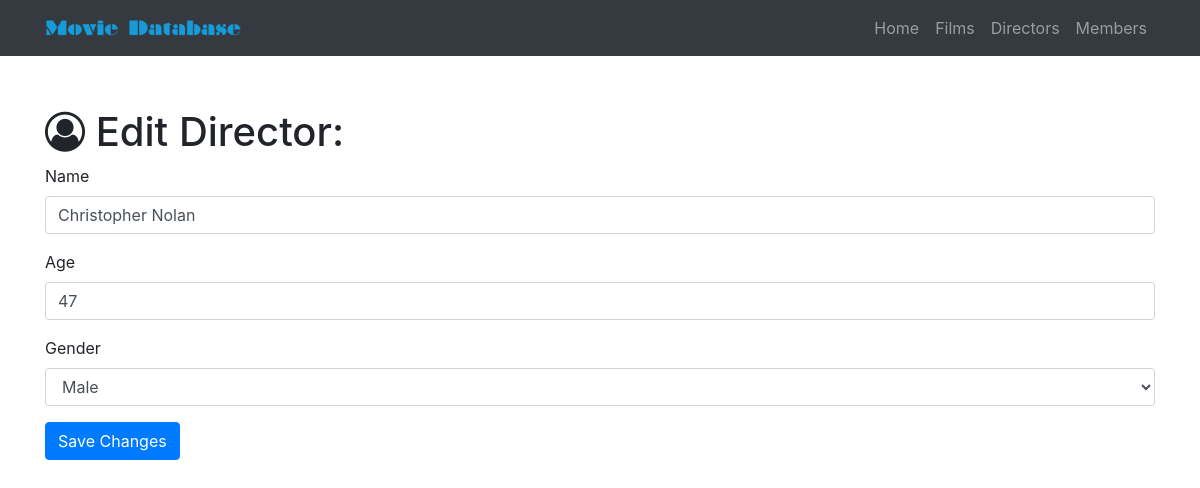
The page /director/edit/2 on the database its author committed.
### base.py (models this page shows)
class Director(db.Model):
    __tablename__ = 'directors'
    id = db.Column(db.Integer, primary_key=True)
    name = db.Column(db.String(64))
    age = db.Column(db.Integer)
    gender=db.Column(db.String(64))
    films = db.relationship('Film', backref='director', cascade="delete")

### base.py (the view, shortened to what this page needs)
@app.route('/director/edit/<int:id>', methods=['GET', 'POST'])
def edit_director(id):
    director = Director.query.filter_by(id=id).first()
    if request.method == 'GET':
        return render_template('director-edit.html', director=director)

### templates/director-edit.html (shortened to what this page needs)
{% extends "home-base.html"%}
{% block page_content%}
  <div class="container">
    <h1 class="mt-5"><i class="fa fa-user-circle-o" aria-hidden="true"></i> Edit Director:</h1>
    <form action="/director/edit/{{director.id}}" method="post">
      <div class="form-group">
        <label>Name</label>
        <input class="form-control" type="text" name="name" value="{{director.name}}" required="true">
      </div>
      <div class="form-group">
        <label>Age</label>
        <input class="form-control" name="age" value="{{director.age}}" required="true">
      </div>
      <div class="form-group">
        <label>Gender</label>
        <select class="form-control" name="gender">
          {% for i in ('Male', 'Female')%}
              {% if i == director.gender %}
                <option selected="selected">{{i}}</option>
              {% else %}
                <option>{{i}}</option>
              {% endif %}
          {% endfor %}
        </select>
      </div>
      <button type="submit" class="btn btn-primary">Save Changes</button>
    </form>
  </div>
{% endblock%}

### static/css/base.css (style rules this page uses)
body { padding-top: 60px; }

### rows shown on the page
Director: name "Christopher Nolan", age "47", gender "Male"
